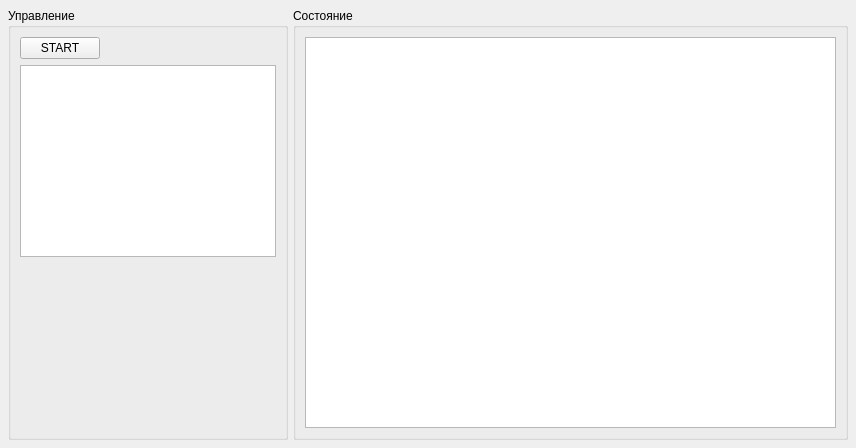
<?xml version="1.0" encoding="UTF-8"?>
<ui version="4.0">
 <class>Form</class>
 <widget class="QWidget" name="Form">
  <property name="geometry">
   <rect>
    <x>0</x>
    <y>0</y>
    <width>856</width>
    <height>448</height>
   </rect>
  </property>
  <property name="sizePolicy">
   <sizepolicy hsizetype="Fixed" vsizetype="Preferred">
    <horstretch>0</horstretch>
    <verstretch>0</verstretch>
   </sizepolicy>
  </property>
  <property name="windowTitle">
   <string>Form</string>
  </property>
  <layout class="QHBoxLayout" name="horizontalLayout_2" stretch="3,1">
   <property name="spacing">
    <number>5</number>
   </property>
   <property name="leftMargin">
    <number>8</number>
   </property>
   <property name="topMargin">
    <number>8</number>
   </property>
   <property name="rightMargin">
    <number>8</number>
   </property>
   <property name="bottomMargin">
    <number>8</number>
   </property>
   <item>
    <widget class="QGroupBox" name="grpControl">
     <property name="sizePolicy">
      <sizepolicy hsizetype="Fixed" vsizetype="Preferred">
       <horstretch>0</horstretch>
       <verstretch>0</verstretch>
      </sizepolicy>
     </property>
     <property name="title">
      <string>Управление</string>
     </property>
     <layout class="QVBoxLayout" name="verticalLayout">
      <item>
       <layout class="QHBoxLayout" name="horizontalLayout">
        <item>
         <widget class="QPushButton" name="btnStart">
          <property name="sizePolicy">
           <sizepolicy hsizetype="Minimum" vsizetype="Fixed">
            <horstretch>0</horstretch>
            <verstretch>0</verstretch>
           </sizepolicy>
          </property>
          <property name="text">
           <string>START</string>
          </property>
         </widget>
        </item>
        <item>
         <spacer name="horizontalSpacer">
          <property name="orientation">
           <enum>Qt::Horizontal</enum>
          </property>
          <property name="sizeHint" stdset="0">
           <size>
            <width>40</width>
            <height>20</height>
           </size>
          </property>
         </spacer>
        </item>
       </layout>
      </item>
      <item>
       <widget class="QTableView" name="tableCuts">
        <attribute name="horizontalHeaderMinimumSectionSize">
         <number>50</number>
        </attribute>
        <attribute name="horizontalHeaderDefaultSectionSize">
         <number>50</number>
        </attribute>
        <attribute name="horizontalHeaderHighlightSections">
         <bool>false</bool>
        </attribute>
        <attribute name="horizontalHeaderStretchLastSection">
         <bool>true</bool>
        </attribute>
        <attribute name="verticalHeaderVisible">
         <bool>false</bool>
        </attribute>
        <attribute name="verticalHeaderDefaultSectionSize">
         <number>24</number>
        </attribute>
       </widget>
      </item>
      <item>
       <spacer name="verticalSpacer">
        <property name="orientation">
         <enum>Qt::Vertical</enum>
        </property>
        <property name="sizeHint" stdset="0">
         <size>
          <width>20</width>
          <height>40</height>
         </size>
        </property>
       </spacer>
      </item>
     </layout>
    </widget>
   </item>
   <item>
    <widget class="QGroupBox" name="grpStatus">
     <property name="title">
      <string>Состояние</string>
     </property>
     <layout class="QVBoxLayout" name="verticalLayout_2">
      <item>
       <widget class="QPlainTextEdit" name="peditStatus"/>
      </item>
     </layout>
    </widget>
   </item>
  </layout>
 </widget>
 <resources/>
 <connections/>
</ui>
